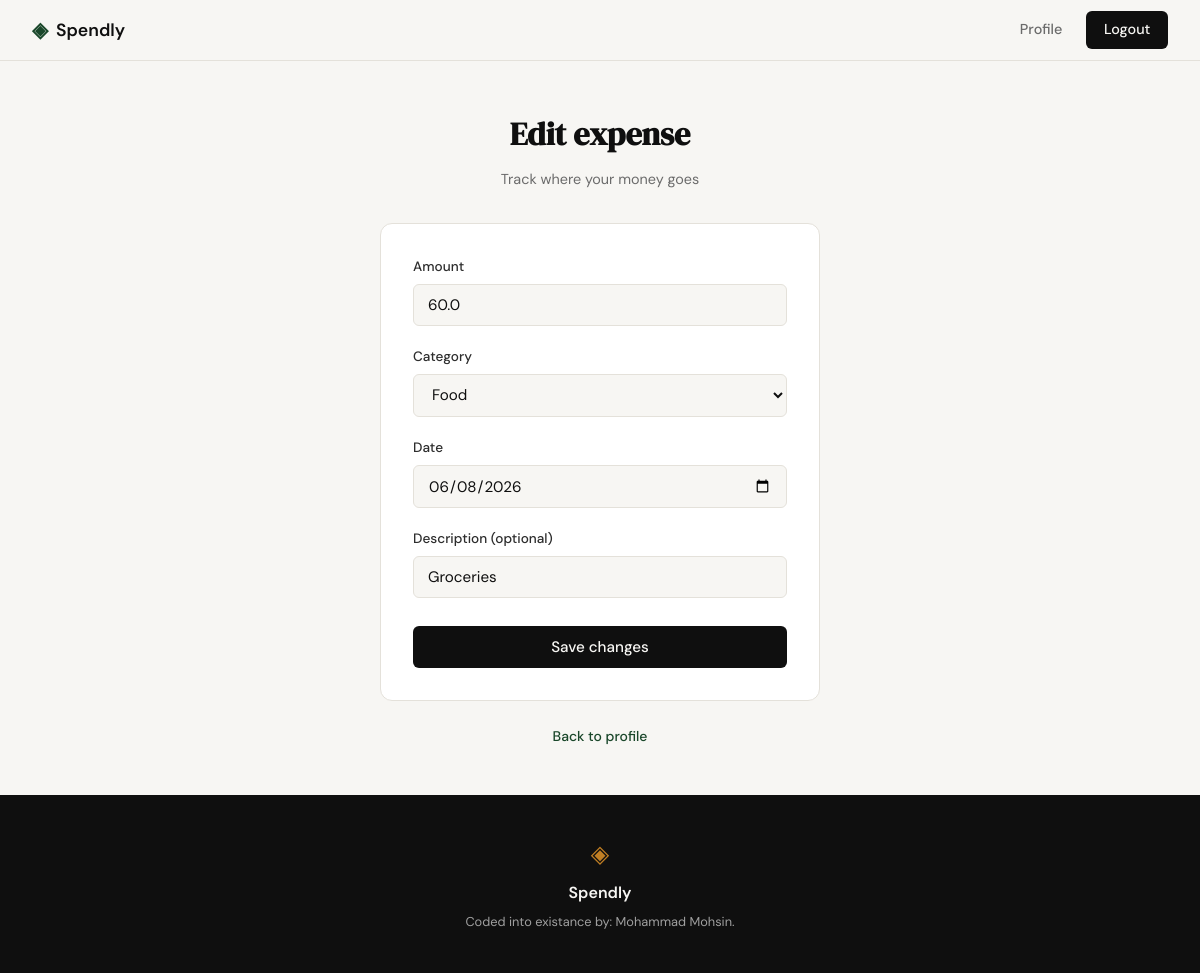
The page /expenses/8/edit (signed in) on the database its author committed.
### tables this page shows
CREATE TABLE expenses (
    id INTEGER PRIMARY KEY AUTOINCREMENT,
    user_id INTEGER NOT NULL,
    amount REAL NOT NULL,
    category TEXT NOT NULL,
    date TEXT NOT NULL,
    description TEXT,
    created_at TEXT DEFAULT CURRENT_TIMESTAMP,
    FOREIGN KEY (user_id) REFERENCES users (id)
);

### app.py (the view, shortened to what this page needs)
@app.route("/expenses/<int:id>/edit", methods=["GET", "POST"])
@login_required
def edit_expense(id):
    expense = get_expense_by_id(id)
    if expense is None or expense["user_id"] != session["user_id"]:
        abort(404)
    if request.method == "GET":
        return render_template(
            "expense_form.html",
            categories=EXPENSE_CATEGORIES,
            form_action=url_for("edit_expense", id=id),
            today=date.today().isoformat(),
            expense=expense,
        )

### app.py (called while the page is built)
def login_required(view):
    @wraps(view)
    def wrapped_view(*args, **kwargs):
        if session.get("user_id") is None:
            flash("Please sign in to continue.", "error")
            return redirect(url_for("login"))
        return view(*args, **kwargs)
    return wrapped_view

### database/db.py (called while the page is built)
def get_db():
    if 'db' not in g:
        g.db = sqlite3.connect(
            current_app.config['DATABASE'],
            detect_types=sqlite3.PARSE_DECLTYPES
        )
        g.db.row_factory = sqlite3.Row
        g.db.execute("PRAGMA foreign_keys = ON")
    return g.db

def get_expense_by_id(expense_id):
    db = get_db()
    return db.execute(
        "SELECT * FROM expenses WHERE id = ?",
        (expense_id,),
    ).fetchone()

### templates/expense_form.html (shortened to what this page needs)
{% extends "base.html" %}
{% block content %}
<section class="auth-section">
    <div class="auth-container">
        <div class="auth-header">
            <h1 class="auth-title">{% if expense %}Edit expense{% else %}Add expense{% endif %}</h1>
            <p class="auth-subtitle">Track where your money goes</p>
        </div>
        <div class="auth-card">
            <form method="POST" action="{{ form_action }}">
                <div class="form-group">
                    <label for="amount">Amount</label>
                    <input type="number" id="amount" name="amount" step="0.01" min="0.01"
                           class="form-input" placeholder="0.00"
                           value="{{ expense.amount if expense else '' }}"
                           required autofocus>
                </div>
                <div class="form-group">
                    <label for="category">Category</label>
                    <select id="category" name="category" class="form-input" required>
                        {% for cat in categories %}
                        <option value="{{ cat }}" {% if expense and expense.category == cat %}selected{% endif %}>{{ cat }}</option>
                        {% endfor %}
                    </select>
                </div>
                <div class="form-group">
                    <label for="date">Date</label>
                    <input type="date" id="date" name="date"
                           class="form-input"
                           value="{{ expense.date if expense else today }}"
                           required>
                </div>
                <div class="form-group">
                    <label for="description">Description (optional)</label>
                    <input type="text" id="description" name="description"
                           class="form-input" placeholder="What was this for?"
                           value="{{ expense.description if expense else '' }}">
                </div>
                <button type="submit" class="btn-submit">{% if expense %}Save changes{% else %}Add expense{% endif %}</button>
            </form>
        </div>
        <p class="auth-switch">
            <a href="{{ url_for('profile') }}">Back to profile</a>
        </p>
    </div>
</section>
{% endblock %}

### static/css/style.css (style rules this page uses)
:root { --ink: #0f0f0f; --ink-soft: #2d2d2d; --ink-muted: #6b6b6b; --ink-faint: #a0a0a0; --paper: #f7f6f3; --paper-warm: #f0ede6; --paper-card: #ffffff; --accent: #1a472a; --accent-light: #e8f0eb; --accent-2: #c17f24; --accent-2-light: #fdf3e3; --danger: #c0392b; --danger-light: #fdecea; --border: #e4e1da; --border-soft: #eeebe4; --font-display: 'DM Serif Display', Georgia, serif; --font-body: 'DM Sans', system-ui, sans-serif; --max-width: 1200px; --auth-width: 440px; --radius-sm: 6px; --radius-md: 12px; --radius-lg: 20px; }
*, *::before, *::after { box-sizing: border-box; margin: 0; padding: 0; }
html { font-size: 16px; scroll-behavior: smooth; }
body { background: var(--paper); color: var(--ink); font-family: var(--font-body); font-size: 1rem; line-height: 1.6; -webkit-font-smoothing: antialiased; }
a { color: inherit; text-decoration: none; }
.auth-section { min-height: calc(100vh - 60px - 100px); display: flex; align-items: center; justify-content: center; padding: 3rem 2rem; }
.auth-container { width: 100%; max-width: var(--auth-width); }
.auth-header { text-align: center; margin-bottom: 2rem; }
.auth-title { font-family: var(--font-display); font-size: 2rem; color: var(--ink); margin-bottom: 0.5rem; }
.auth-subtitle { font-size: 0.9rem; color: var(--ink-muted); }
.auth-card { background: var(--paper-card); border: 1px solid var(--border); border-radius: var(--radius-md); padding: 2rem; margin-bottom: 1.5rem; }
.form-group { margin-bottom: 1.25rem; }
.form-group label { display: block; font-size: 0.85rem; font-weight: 500; color: var(--ink-soft); margin-bottom: 0.4rem; }
.form-input { width: 100%; padding: 0.6rem 0.875rem; border: 1px solid var(--border); border-radius: var(--radius-sm); font-family: var(--font-body); font-size: 0.95rem; color: var(--ink); background: var(--paper); outline: none; transition: border-color 0.2s; }
.form-input::placeholder { color: var(--ink-faint); }
.btn-submit { width: 100%; padding: 0.7rem; background: var(--ink); color: var(--paper); border: none; border-radius: var(--radius-sm); font-family: var(--font-body); font-size: 0.95rem; font-weight: 500; cursor: pointer; transition: background 0.2s; margin-top: 0.5rem; }
.auth-switch { text-align: center; font-size: 0.875rem; color: var(--ink-muted); }
.auth-switch a { color: var(--accent); font-weight: 500; }

### rows shown on the page
expenses: amount "60.0", category "Food", date "06/08/2026", description "Groceries"
